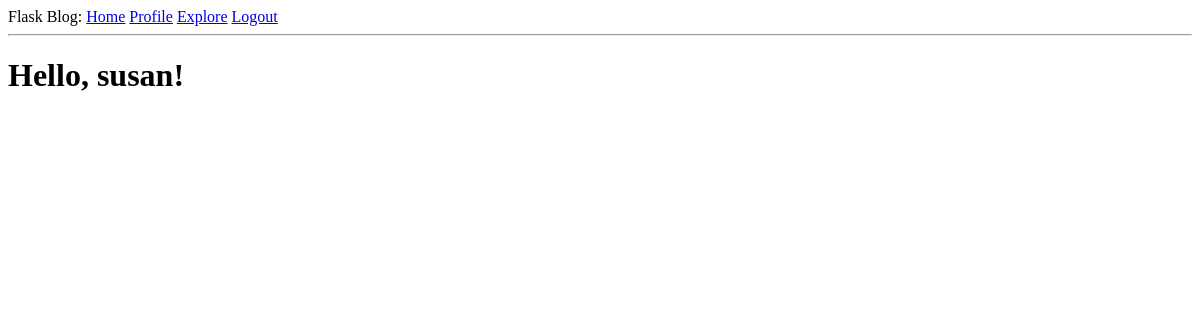
Page /explore (signed in) on the earlier database version.
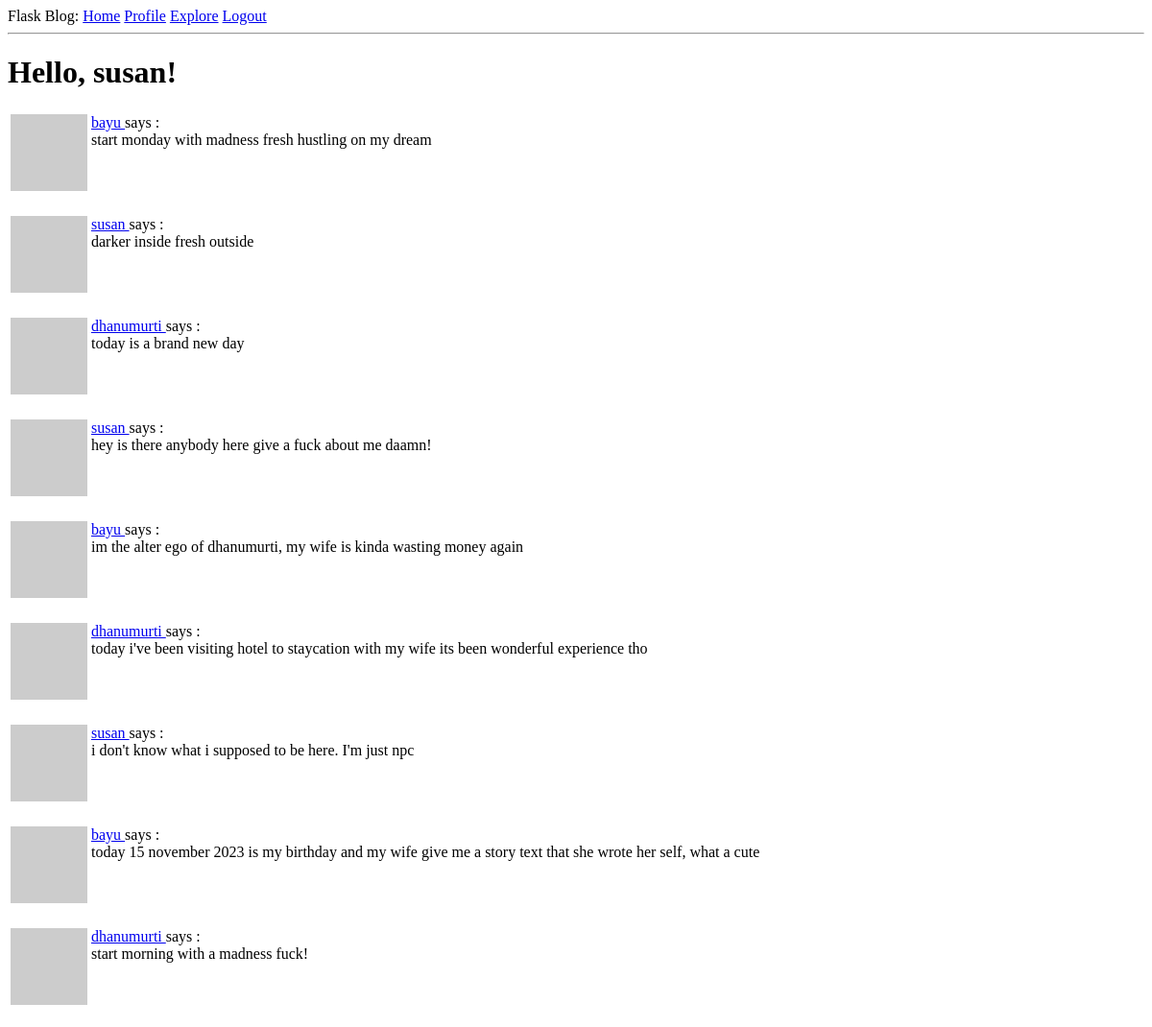
Same page on the later database version.
### app/models.py (models this page shows, shortened)
class User(UserMixin, db.Model):
    id = db.Column(db.Integer, primary_key=True)
    username = db.Column(db.String(64), index=True, unique=True)
    email = db.Column(db.String(120), index=True, unique=True)
    password_hash = db.Column(db.String(128))
    posts = db.relationship('Post', backref='author', lazy='dynamic')
    about_me = db.Column(db.String(140))
    last_seen = db.Column(db.DateTime, default=datetime.utcnow)
    followed = db.relationship(
        'User', secondary=followers,
        primaryjoin = (followers.c.follower_id == id),
        secondaryjoin = (followers.c.followed_id == id),
        backref = db.backref('followers', lazy='dynamic'), lazy ='dynamic')
    def avatar(self, size):
        digest = md5(self.email.lower().encode('utf-8')).hexdigest()
        return 'https://www.gravatar.com/avatar/{}?d=robohash&s{}'.format(digest, size)
    """-- followed post query without users own post --
    def followed_post(self):
        return Post.query.join(
            followers, (followers.c.followed_id == Post.user_id)).filter(
                followers.c.follower_id == self.id).order_by(
                    Post.timestamp.desc())
                    """

class Post(db.Model):
    id = db.Column(db.Integer, primary_key=True)
    body = db.Column(db.String(140))
    timestamp = db.Column(db.DateTime, index=True, default=datetime.utcnow)
    user_id = db.Column(db.Integer, db.ForeignKey('user.id'))

### app/routes.py (the view)
@app.route('/explore')
@login_required
def explore():
    page = request.args.get('page', 1, type=int)
    posts = Post.query.order_by(Post.timestamp.desc()).paginate(
        page=page, per_page=app.config['POST_PER_PAGE'], error_out=False)
    next_url = url_for('explore', page=posts.next_num) \
        if posts.has_next else None
    prev_url = url_for('explore', page=posts.prev_num) \
        if posts.has_prev else None
    return render_template('index.html', title='Explore', posts=posts.items,
                        next_url=next_url, prev_url=prev_url)

### app/models.py (called while the page is built)
@login.user_loader
def load_user(id):
    return User.query.get(int(id))

### app/routes.py (called while the page is built)
@app.before_request
def before_request():
    if current_user.is_authenticated:
        current_user.last_seen = datetime.utcnow()
        db.session.commit()

### app/templates/index.html (shortened to what this page needs)
{% extends "base.html" %}
{% block content %}
    <h1> Hello, {{ current_user.username }}!</h1>
    {% for post in posts %}
    <p>
        {% include '_post.html'   %}
    </p>
    {% endfor %}
{% endblock %}

### app/templates/base.html (shortened to what this page needs)
<!DOCTYPE html>
<html>
    <head>
    </head>
    <body>
        <div>Flask Blog:
            <a href="{{ url_for('index') }}">Home</a>
            {% if current_user.is_anonymous %}
            <a href="{{ url_for('login') }}">Login</a>
            <a href="{{ url_for('register')}}"> | Register!</a>
            {% else %}
            <a href="{{ url_for('user', username=current_user.username) }}">Profile</a>
            <a href="{{ url_for('explore') }}">Explore</a>
            <a href="{{ url_for('logout') }}">Logout</a>
            {% endif %}
        </div>
        <hr>
        {% block content %} {% endblock %}
    </body>
</html>

### app/templates/_post.html
<table>
    <tr valign="top">
        <td><img src="{{ post.author.avatar(36) }}"</td>
        <td>
            <a href="{{ url_for('user', username=post.author.username)}}">
            {{ post.author.username }}
            </a>
            says :<br>{{ post.body }}
        </td>
    </tr>
</table>

Differences in the rows shown:
added Post: author.username "bayu", body "start monday with madness fresh hustling on my dream"
added Post: author.username "susan", body "darker inside fresh outside"
added Post: author.username "dhanumurti", body "today is a brand new day"
added Post: author.username "susan", body "hey is there anybody here give a fuck about me daamn!"
added Post: author.username "bayu", body "im the alter ego of dhanumurti, my wife is kinda wasting money again"
added Post: author.username "dhanumurti", body "today i've been visiting hotel to staycation with my wife its been wonderful experience tho"
added Post: author.username "susan", body "i don't know what i supposed to be here. I'm just npc"
added Post: author.username "bayu", body "today 15 november 2023 is my birthday and my wife give me a story text that she wrote her self, what a cute"
added Post: author.username "dhanumurti", body "start morning with a madness fuck!"
